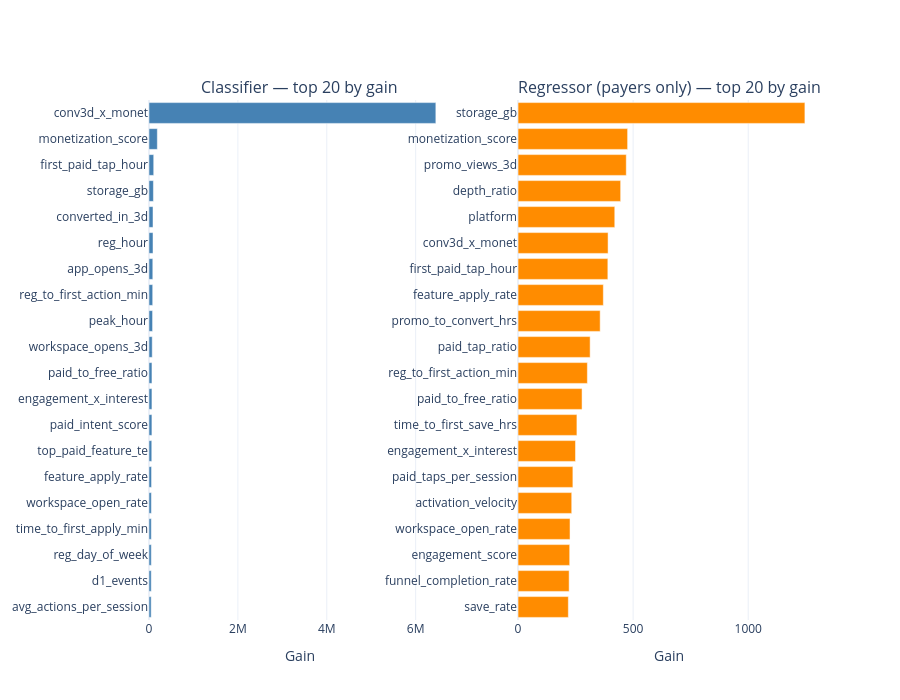

Here is the notebook cell this chart was saved with:
### Code cell
# Importance bar charts
fig = make_subplots(rows=1, cols=2,
                    subplot_titles=(
                        'Classifier — top 20 by gain',
                        'Regressor (payers only) — top 20 by gain',
                    ))
# Reverse order so the top feature sits at the top of the horizontal bar.
fig.add_trace(
    go.Bar(
        x=imp_cls_top['gain_cls'][::-1],
        y=imp_cls_top['feature'][::-1],
        orientation='h',
        marker_color='steelblue',
        showlegend=False,
    ),
    row=1, col=1,
)
fig.update_xaxes(title_text='Gain', row=1, col=1)

fig.add_trace(
    go.Bar(
        x=imp_reg_top['gain_reg'][::-1],
        y=imp_reg_top['feature'][::-1],
        orientation='h',
        marker_color='darkorange',
        showlegend=False,
    ),
    row=1, col=2,
)
fig.update_xaxes(title_text='Gain', row=1, col=2)

fig.update_layout(height=700)
fig.show()

### Figure 1 — Plotly figure (JSON) as saved in the notebook; plotly's stock layout.template omitted (floating-point values rounded to 4 significant figures)
{"data": [{"marker": {"color": "steelblue"}, "orientation": "h", "showlegend": false, "type": "bar", "x": [49030.0, 50590.0, 51950.0, 52130.0, 53870.0, 57490.0, 62230.0, 65620.0, 66070.0, 66520.0, 72690.0, 80220.0, 83340.0, 85450.0, 90480.0, 90630.0, 99430.0, 105900.0, 187400.0, 6455000.0], "xaxis": "x", "y": ["avg_actions_per_session", "d1_events", "reg_day_of_week", "time_to_first_apply_min", "workspace_open_rate", "feature_apply_rate", "top_paid_feature_te", "paid_intent_score", "engagement_x_interest", "paid_to_free_ratio", "workspace_opens_3d", "peak_hour", "reg_to_first_action_min", "app_opens_3d", "reg_hour", "converted_in_3d", "storage_gb", "first_paid_tap_hour", "monetization_score", "conv3d_x_monet"], "yaxis": "y"}, {"marker": {"color": "darkorange"}, "orientation": "h", "showlegend": false, "type": "bar", "x": [218.5, 221.9, 224.3, 225.8, 233.2, 238.2, 249.6, 255.7, 278.1, 301.2, 313.1, 356.7, 370.5, 390.1, 391.1, 420.2, 445.7, 470.1, 476.0, 1246.0], "xaxis": "x2", "y": ["save_rate", "funnel_completion_rate", "engagement_score", "workspace_open_rate", "activation_velocity", "paid_taps_per_session", "engagement_x_interest", "time_to_first_save_hrs", "paid_to_free_ratio", "reg_to_first_action_min", "paid_tap_ratio", "promo_to_convert_hrs", "feature_apply_rate", "first_paid_tap_hour", "conv3d_x_monet", "platform", "depth_ratio", "promo_views_3d", "monetization_score", "storage_gb"], "yaxis": "y2"}], "layout": {"annotations": [{"font": {"size": 16}, "showarrow": false, "text": "Classifier — top 20 by gain", "x": 0.225, "xanchor": "center", "xref": "paper", "y": 1, "yanchor": "bottom", "yref": "paper"}, {"font": {"size": 16}, "showarrow": false, "text": "Regressor (payers only) — top 20 by gain", "x": 0.775, "xanchor": "center", "xref": "paper", "y": 1, "yanchor": "bottom", "yref": "paper"}], "height": 700, "xaxis": {"anchor": "y", "domain": [0, 0.45], "title": {"text": "Gain"}}, "xaxis2": {"anchor": "y2", "domain": [0.55, 1], "title": {"text": "Gain"}}, "yaxis": {"anchor": "x", "domain": [0, 1]}, "yaxis2": {"anchor": "x2", "domain": [0, 1]}}}
